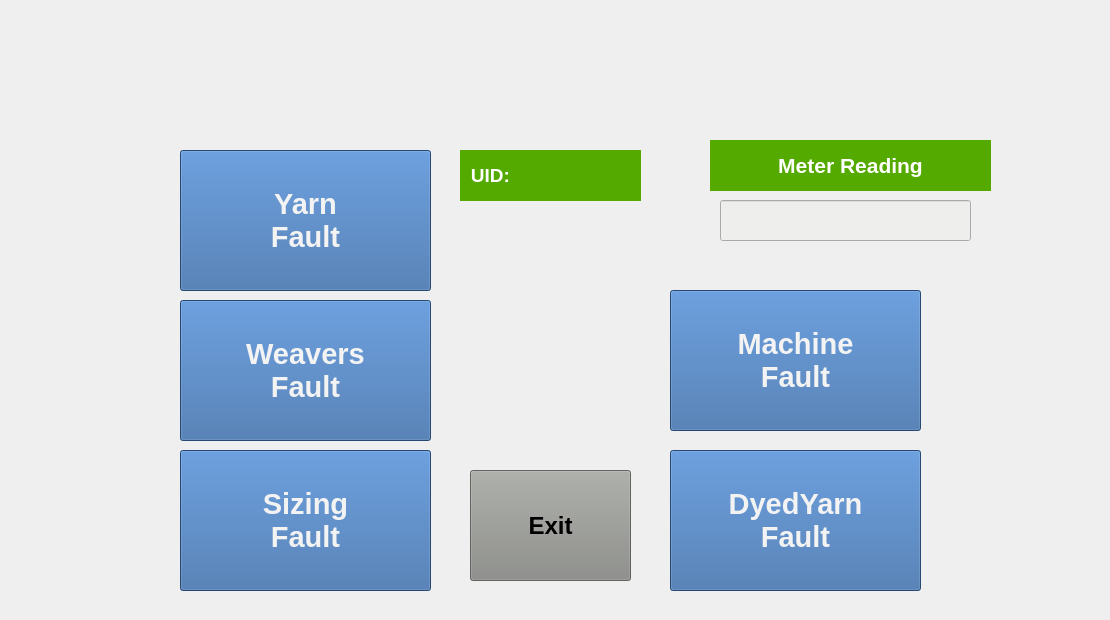
  <widget class="QWidget" name="FaultSelection">
   <widget class="QLabel" name="Faultlabel">
    <property name="geometry">
     <rect>
      <x>0</x>
      <y>0</y>
      <width>1101</width>
      <height>611</height>
     </rect>
    </property>
    <property name="styleSheet">
     <string notr="true">border-image: url(:/newPrefix/Capture 6.JPG);</string>
    </property>
    <property name="text">
     <string>&lt;html&gt;&lt;head/&gt;&lt;body&gt;&lt;p&gt;&lt;br/&gt;&lt;/p&gt;&lt;p&gt;&lt;br/&gt;&lt;/p&gt;&lt;/body&gt;&lt;/html&gt;</string>
    </property>
   </widget>
   <widget class="QPushButton" name="DyedButton">
    <property name="geometry">
     <rect>
      <x>670</x>
      <y>450</y>
      <width>251</width>
      <height>141</height>
     </rect>
    </property>
    <property name="minimumSize">
     <size>
      <width>0</width>
      <height>0</height>
     </size>
    </property>
    <property name="sizeIncrement">
     <size>
      <width>0</width>
      <height>0</height>
     </size>
    </property>
    <property name="baseSize">
     <size>
      <width>0</width>
      <height>0</height>
     </size>
    </property>
    <property name="font">
     <font>
      <family>Arial</family>
      <pointsize>22</pointsize>
      <weight>75</weight>
      <bold>true</bold>
     </font>
    </property>
    <property name="styleSheet">
     <string notr="true">background-color: rgb(52, 101, 164);
color: rgb(243, 243, 243);</string>
    </property>
    <property name="text">
     <string>DyedYarn
Fault</string>
    </property>
    <property name="iconSize">
     <size>
      <width>30</width>
      <height>30</height>
     </size>
    </property>
   </widget>
   <widget class="QLabel" name="Meter">
    <property name="geometry">
     <rect>
      <x>710</x>
      <y>140</y>
      <width>281</width>
      <height>51</height>
     </rect>
    </property>
    <property name="styleSheet">
     <string notr="true">background-color: rgb(85, 170, 0);
</string>
    </property>
    <property name="text">
     <string>&lt;html&gt;&lt;head/&gt;&lt;body&gt;&lt;p align=&quot;center&quot;&gt;&lt;span style=&quot; font-family:'Arial'; font-size:16pt; font-weight:600; color:#ffffff;&quot;&gt;Meter Reading&lt;/span&gt;&lt;/p&gt;&lt;/body&gt;&lt;/html&gt;</string>
    </property>
   </widget>
   <widget class="QPushButton" name="YarnButton">
    <property name="geometry">
     <rect>
      <x>180</x>
      <y>150</y>
      <width>251</width>
      <height>141</height>
     </rect>
    </property>
    <property name="minimumSize">
     <size>
      <width>0</width>
      <height>0</height>
     </size>
    </property>
    <property name="sizeIncrement">
     <size>
      <width>0</width>
      <height>0</height>
     </size>
    </property>
    <property name="baseSize">
     <size>
      <width>0</width>
      <height>0</height>
     </size>
    </property>
    <property name="palette">
     <palette>
      <active>
       <colorrole role="WindowText">
        <brush brushstyle="SolidPattern">
         <color alpha="255">
          <red>243</red>
          <green>243</green>
          <blue>243</blue>
         </color>
        </brush>
       </colorrole>
       <colorrole role="Button">
        <brush brushstyle="SolidPattern">
         <color alpha="255">
          <red>52</red>
          <green>101</green>
          <blue>164</blue>
         </color>
        </brush>
       </colorrole>
       <colorrole role="Text">
        <brush brushstyle="SolidPattern">
         <color alpha="255">
          <red>243</red>
          <green>243</green>
          <blue>243</blue>
         </color>
        </brush>
       </colorrole>
       <colorrole role="ButtonText">
        <brush brushstyle="SolidPattern">
         <color alpha="255">
          <red>243</red>
          <green>243</green>
          <blue>243</blue>
         </color>
        </brush>
       </colorrole>
       <colorrole role="Base">
        <brush brushstyle="SolidPattern">
         <color alpha="255">
          <red>52</red>
          <green>101</green>
          <blue>164</blue>
         </color>
        </brush>
       </colorrole>
       <colorrole role="Window">
        <brush brushstyle="SolidPattern">
         <color alpha="255">
          <red>52</red>
          <green>101</green>
          <blue>164</blue>
         </color>
        </brush>
       </colorrole>
      </active>
      <inactive>
       <colorrole role="WindowText">
        <brush brushstyle="SolidPattern">
         <color alpha="255">
          <red>243</red>
          <green>243</green>
          <blue>243</blue>
         </color>
        </brush>
       </colorrole>
       <colorrole role="Button">
        <brush brushstyle="SolidPattern">
         <color alpha="255">
          <red>52</red>
          <green>101</green>
          <blue>164</blue>
         </color>
        </brush>
       </colorrole>
       <colorrole role="Text">
        <brush brushstyle="SolidPattern">
         <color alpha="255">
          <red>243</red>
          <green>243</green>
          <blue>243</blue>
         </color>
        </brush>
       </colorrole>
       <colorrole role="ButtonText">
        <brush brushstyle="SolidPattern">
         <color alpha="255">
          <red>243</red>
          <green>243</green>
          <blue>243</blue>
         </color>
        </brush>
       </colorrole>
       <colorrole role="Base">
        <brush brushstyle="SolidPattern">
         <color alpha="255">
          <red>52</red>
          <green>101</green>
          <blue>164</blue>
         </color>
        </brush>
       </colorrole>
       <colorrole role="Window">
        <brush brushstyle="SolidPattern">
         <color alpha="255">
          <red>52</red>
          <green>101</green>
          <blue>164</blue>
         </color>
        </brush>
       </colorrole>
      </inactive>
      <disabled>
       <colorrole role="WindowText">
        <brush brushstyle="SolidPattern">
         <color alpha="255">
          <red>243</red>
          <green>243</green>
          <blue>243</blue>
         </color>
        </brush>
       </colorrole>
       <colorrole role="Button">
        <brush brushstyle="SolidPattern">
         <color alpha="255">
          <red>52</red>
          <green>101</green>
          <blue>164</blue>
         </color>
        </brush>
       </colorrole>
       <colorrole role="Text">
        <brush brushstyle="SolidPattern">
         <color alpha="255">
          <red>243</red>
          <green>243</green>
          <blue>243</blue>
         </color>
        </brush>
       </colorrole>
       <colorrole role="ButtonText">
        <brush brushstyle="SolidPattern">
         <color alpha="255">
          <red>243</red>
          <green>243</green>
          <blue>243</blue>
         </color>
        </brush>
       </colorrole>
       <colorrole role="Base">
        <brush brushstyle="SolidPattern">
         <color alpha="255">
          <red>52</red>
          <green>101</green>
          <blue>164</blue>
         </color>
        </brush>
       </colorrole>
       <colorrole role="Window">
        <brush brushstyle="SolidPattern">
         <color alpha="255">
          <red>52</red>
          <green>101</green>
          <blue>164</blue>
         </color>
        </brush>
       </colorrole>
      </disabled>
     </palette>
    </property>
    <property name="font">
     <font>
      <family>Arial</family>
      <pointsize>22</pointsize>
      <weight>75</weight>
      <bold>true</bold>
     </font>
    </property>
    <property name="styleSheet">
     <string notr="true">background-color: rgb(52, 101, 164);
color: rgb(243, 243, 243);</string>
    </property>
    <property name="text">
     <string>Yarn
Fault</string>
    </property>
    <property name="iconSize">
     <size>
      <width>30</width>
      <height>30</height>
     </size>
    </property>
   </widget>
   <widget class="QPushButton" name="ExitButton">
    <property name="geometry">
     <rect>
      <x>470</x>
      <y>470</y>
      <width>161</width>
      <height>111</height>
     </rect>
    </property>
    <property name="font">
     <font>
      <family>Arial</family>
      <pointsize>18</pointsize>
      <weight>75</weight>
      <bold>true</bold>
     </font>
    </property>
    <property name="styleSheet">
     <string notr="true">background-color: rgb(136, 138, 133);</string>
    </property>
    <property name="text">
     <string>Exit</string>
    </property>
   </widget>
   <widget class="QPushButton" name="MachineButton">
    <property name="geometry">
     <rect>
      <x>670</x>
      <y>290</y>
      <width>251</width>
      <height>141</height>
     </rect>
    </property>
    <property name="minimumSize">
     <size>
      <width>0</width>
      <height>0</height>
     </size>
    </property>
    <property name="sizeIncrement">
     <size>
      <width>0</width>
      <height>0</height>
     </size>
    </property>
    <property name="baseSize">
     <size>
      <width>0</width>
      <height>0</height>
     </size>
    </property>
    <property name="palette">
     <palette>
      <active>
       <colorrole role="WindowText">
        <brush brushstyle="SolidPattern">
         <color alpha="255">
          <red>243</red>
          <green>243</green>
          <blue>243</blue>
         </color>
        </brush>
       </colorrole>
       <colorrole role="Button">
        <brush brushstyle="SolidPattern">
         <color alpha="255">
          <red>52</red>
          <green>101</green>
          <blue>164</blue>
         </color>
        </brush>
       </colorrole>
       <colorrole role="Text">
        <brush brushstyle="SolidPattern">
         <color alpha="255">
          <red>243</red>
          <green>243</green>
          <blue>243</blue>
         </color>
        </brush>
       </colorrole>
       <colorrole role="ButtonText">
        <brush brushstyle="SolidPattern">
         <color alpha="255">
          <red>243</red>
          <green>243</green>
          <blue>243</blue>
         </color>
        </brush>
       </colorrole>
       <colorrole role="Base">
        <brush brushstyle="SolidPattern">
         <color alpha="255">
          <red>52</red>
          <green>101</green>
          <blue>164</blue>
         </color>
        </brush>
       </colorrole>
       <colorrole role="Window">
        <brush brushstyle="SolidPattern">
         <color alpha="255">
          <red>52</red>
          <green>101</green>
          <blue>164</blue>
         </color>
        </brush>
       </colorrole>
      </active>
      <inactive>
       <colorrole role="WindowText">
        <brush brushstyle="SolidPattern">
         <color alpha="255">
          <red>243</red>
          <green>243</green>
          <blue>243</blue>
         </color>
        </brush>
       </colorrole>
       <colorrole role="Button">
        <brush brushstyle="SolidPattern">
         <color alpha="255">
          <red>52</red>
          <green>101</green>
          <blue>164</blue>
         </color>
        </brush>
       </colorrole>
       <colorrole role="Text">
        <brush brushstyle="SolidPattern">
         <color alpha="255">
          <red>243</red>
          <green>243</green>
          <blue>243</blue>
         </color>
        </brush>
       </colorrole>
       <colorrole role="ButtonText">
        <brush brushstyle="SolidPattern">
         <color alpha="255">
          <red>243</red>
          <green>243</green>
          <blue>243</blue>
         </color>
        </brush>
       </colorrole>
       <colorrole role="Base">
        <brush brushstyle="SolidPattern">
         <color alpha="255">
          <red>52</red>
          <green>101</green>
          <blue>164</blue>
         </color>
        </brush>
       </colorrole>
       <colorrole role="Window">
        <brush brushstyle="SolidPattern">
         <color alpha="255">
          <red>52</red>
          <green>101</green>
          <blue>164</blue>
         </color>
        </brush>
       </colorrole>
      </inactive>
      <disabled>
       <colorrole role="WindowText">
        <brush brushstyle="SolidPattern">
         <color alpha="255">
          <red>243</red>
          <green>243</green>
          <blue>243</blue>
         </color>
        </brush>
       </colorrole>
       <colorrole role="Button">
        <brush brushstyle="SolidPattern">
         <color alpha="255">
          <red>52</red>
          <green>101</green>
          <blue>164</blue>
         </color>
        </brush>
       </colorrole>
       <colorrole role="Text">
        <brush brushstyle="SolidPattern">
         <color alpha="255">
          <red>243</red>
          <green>243</green>
          <blue>243</blue>
         </color>
        </brush>
       </colorrole>
       <colorrole role="ButtonText">
        <brush brushstyle="SolidPattern">
         <color alpha="255">
          <red>243</red>
          <green>243</green>
          <blue>243</blue>
         </color>
        </brush>
       </colorrole>
       <colorrole role="Base">
        <brush brushstyle="SolidPattern">
         <color alpha="255">
          <red>52</red>
          <green>101</green>
          <blue>164</blue>
         </color>
        </brush>
       </colorrole>
       <colorrole role="Window">
        <brush brushstyle="SolidPattern">
         <color alpha="255">
          <red>52</red>
          <green>101</green>
          <blue>164</blue>
         </color>
        </brush>
       </colorrole>
      </disabled>
     </palette>
    </property>
    <property name="font">
     <font>
      <family>Arial</family>
      <pointsize>22</pointsize>
      <weight>75</weight>
      <bold>true</bold>
     </font>
    </property>
    <property name="styleSheet">
     <string notr="true">background-color: rgb(52, 101, 164);
color: rgb(243, 243, 243);</string>
    </property>
    <property name="text">
     <string>Machine
Fault</string>
    </property>
    <property name="iconSize">
     <size>
      <width>30</width>
      <height>30</height>
     </size>
    </property>
   </widget>
   <widget class="QPushButton" name="WeaversButton">
    <property name="geometry">
     <rect>
      <x>180</x>
      <y>300</y>
      <width>251</width>
      <height>141</height>
     </rect>
    </property>
    <property name="minimumSize">
     <size>
      <width>0</width>
      <height>0</height>
     </size>
    </property>
    <property name="sizeIncrement">
     <size>
      <width>0</width>
      <height>0</height>
     </size>
    </property>
    <property name="baseSize">
     <size>
      <width>0</width>
      <height>0</height>
     </size>
    </property>
    <property name="palette">
     <palette>
      <active>
       <colorrole role="WindowText">
        <brush brushstyle="SolidPattern">
         <color alpha="255">
          <red>243</red>
          <green>243</green>
          <blue>243</blue>
         </color>
        </brush>
       </colorrole>
       <colorrole role="Button">
        <brush brushstyle="SolidPattern">
         <color alpha="255">
          <red>52</red>
          <green>101</green>
          <blue>164</blue>
         </color>
        </brush>
       </colorrole>
       <colorrole role="Text">
        <brush brushstyle="SolidPattern">
         <color alpha="255">
          <red>243</red>
          <green>243</green>
          <blue>243</blue>
         </color>
        </brush>
       </colorrole>
       <colorrole role="ButtonText">
        <brush brushstyle="SolidPattern">
         <color alpha="255">
          <red>243</red>
          <green>243</green>
          <blue>243</blue>
         </color>
        </brush>
       </colorrole>
       <colorrole role="Base">
        <brush brushstyle="SolidPattern">
         <color alpha="255">
          <red>52</red>
          <green>101</green>
          <blue>164</blue>
         </color>
        </brush>
       </colorrole>
       <colorrole role="Window">
        <brush brushstyle="SolidPattern">
         <color alpha="255">
          <red>52</red>
          <green>101</green>
          <blue>164</blue>
         </color>
        </brush>
       </colorrole>
      </active>
      <inactive>
       <colorrole role="WindowText">
        <brush brushstyle="SolidPattern">
         <color alpha="255">
          <red>243</red>
          <green>243</green>
          <blue>243</blue>
         </color>
        </brush>
       </colorrole>
       <colorrole role="Button">
        <brush brushstyle="SolidPattern">
         <color alpha="255">
          <red>52</red>
          <green>101</green>
          <blue>164</blue>
         </color>
        </brush>
       </colorrole>
       <colorrole role="Text">
        <brush brushstyle="SolidPattern">
         <color alpha="255">
          <red>243</red>
          <green>243</green>
          <blue>243</blue>
         </color>
        </brush>
       </colorrole>
       <colorrole role="ButtonText">
        <brush brushstyle="SolidPattern">
         <color alpha="255">
          <red>243</red>
          <green>243</green>
          <blue>243</blue>
         </color>
        </brush>
       </colorrole>
       <colorrole role="Base">
        <brush brushstyle="SolidPattern">
         <color alpha="255">
          <red>52</red>
          <green>101</green>
          <blue>164</blue>
         </color>
        </brush>
       </colorrole>
       <colorrole role="Window">
        <brush brushstyle="SolidPattern">
         <color alpha="255">
          <red>52</red>
          <green>101</green>
          <blue>164</blue>
         </color>
        </brush>
       </colorrole>
      </inactive>
      <disabled>
       <colorrole role="WindowText">
        <brush brushstyle="SolidPattern">
         <color alpha="255">
          <red>243</red>
          <green>243</green>
          <blue>243</blue>
         </color>
        </brush>
       </colorrole>
       <colorrole role="Button">
        <brush brushstyle="SolidPattern">
         <color alpha="255">
          <red>52</red>
          <green>101</green>
          <blue>164</blue>
         </color>
        </brush>
       </colorrole>
       <colorrole role="Text">
        <brush brushstyle="SolidPattern">
         <color alpha="255">
          <red>243</red>
          <green>243</green>
          <blue>243</blue>
         </color>
        </brush>
       </colorrole>
       <colorrole role="ButtonText">
        <brush brushstyle="SolidPattern">
         <color alpha="255">
          <red>243</red>
          <green>243</green>
          <blue>243</blue>
         </color>
        </brush>
       </colorrole>
       <colorrole role="Base">
        <brush brushstyle="SolidPattern">
         <color alpha="255">
          <red>52</red>
          <green>101</green>
          <blue>164</blue>
         </color>
        </brush>
       </colorrole>
       <colorrole role="Window">
        <brush brushstyle="SolidPattern">
         <color alpha="255">
          <red>52</red>
          <green>101</green>
          <blue>164</blue>
         </color>
        </brush>
       </colorrole>
      </disabled>
     </palette>
    </property>
    <property name="font">
     <font>
      <family>Arial</family>
      <pointsize>22</pointsize>
      <weight>75</weight>
      <bold>true</bold>
     </font>
    </property>
    <property name="styleSheet">
     <string notr="true">background-color: rgb(52, 101, 164);
color: rgb(243, 243, 243);</string>
    </property>
    <property name="text">
     <string>Weavers
Fault</string>
    </property>
    <property name="iconSize">
     <size>
      <width>30</width>
      <height>30</height>
     </size>
    </property>
   </widget>
   <widget class="QLineEdit" name="MeterEdit">
    <property name="geometry">
     <rect>
      <x>720</x>
      <y>200</y>
      <width>251</width>
      <height>41</height>
     </rect>
    </property>
    <property name="styleSheet">
     <string notr="true">background-color: rgb(238, 238, 236);</string>
    </property>
   </widget>
   <widget class="QPushButton" name="SizeButton">
    <property name="geometry">
     <rect>
      <x>180</x>
      <y>450</y>
      <width>251</width>
      <height>141</height>
     </rect>
    </property>
    <property name="minimumSize">
     <size>
      <width>0</width>
      <height>0</height>
     </size>
    </property>
    <property name="sizeIncrement">
     <size>
      <width>0</width>
      <height>0</height>
     </size>
    </property>
    <property name="baseSize">
     <size>
      <width>0</width>
      <height>0</height>
     </size>
    </property>
    <property name="palette">
     <palette>
      <active>
       <colorrole role="WindowText">
        <brush brushstyle="SolidPattern">
         <color alpha="255">
          <red>243</red>
          <green>243</green>
          <blue>243</blue>
         </color>
        </brush>
       </colorrole>
       <colorrole role="Button">
        <brush brushstyle="SolidPattern">
         <color alpha="255">
          <red>52</red>
          <green>101</green>
          <blue>164</blue>
         </color>
        </brush>
       </colorrole>
       <colorrole role="Text">
        <brush brushstyle="SolidPattern">
         <color alpha="255">
          <red>243</red>
          <green>243</green>
          <blue>243</blue>
         </color>
        </brush>
       </colorrole>
       <colorrole role="ButtonText">
        <brush brushstyle="SolidPattern">
         <color alpha="255">
          <red>243</red>
          <green>243</green>
          <blue>243</blue>
         </color>
        </brush>
       </colorrole>
       <colorrole role="Base">
        <brush brushstyle="SolidPattern">
         <color alpha="255">
          <red>52</red>
          <green>101</green>
          <blue>164</blue>
         </color>
        </brush>
       </colorrole>
       <colorrole role="Window">
        <brush brushstyle="SolidPattern">
         <color alpha="255">
          <red>52</red>
          <green>101</green>
          <blue>164</blue>
         </color>
        </brush>
       </colorrole>
      </active>
      <inactive>
       <colorrole role="WindowText">
        <brush brushstyle="SolidPattern">
         <color alpha="255">
          <red>243</red>
          <green>243</green>
          <blue>243</blue>
         </color>
        </brush>
       </colorrole>
       <colorrole role="Button">
        <brush brushstyle="SolidPattern">
         <color alpha="255">
          <red>52</red>
          <green>101</green>
          <blue>164</blue>
         </color>
        </brush>
       </colorrole>
       <colorrole role="Text">
        <brush brushstyle="SolidPattern">
         <color alpha="255">
          <red>243</red>
          <green>243</green>
          <blue>243</blue>
         </color>
        </brush>
       </colorrole>
       <colorrole role="ButtonText">
        <brush brushstyle="SolidPattern">
         <color alpha="255">
          <red>243</red>
          <green>243</green>
          <blue>243</blue>
         </color>
        </brush>
       </colorrole>
       <colorrole role="Base">
        <brush brushstyle="SolidPattern">
         <color alpha="255">
          <red>52</red>
          <green>101</green>
          <blue>164</blue>
         </color>
        </brush>
       </colorrole>
       <colorrole role="Window">
        <brush brushstyle="SolidPattern">
         <color alpha="255">
          <red>52</red>
          <green>101</green>
          <blue>164</blue>
         </color>
        </brush>
       </colorrole>
      </inactive>
      <disabled>
       <colorrole role="WindowText">
        <brush brushstyle="SolidPattern">
         <color alpha="255">
          <red>243</red>
          <green>243</green>
          <blue>243</blue>
         </color>
        </brush>
       </colorrole>
       <colorrole role="Button">
        <brush brushstyle="SolidPattern">
         <color alpha="255">
          <red>52</red>
          <green>101</green>
          <blue>164</blue>
         </color>
        </brush>
       </colorrole>
       <colorrole role="Text">
        <brush brushstyle="SolidPattern">
         <color alpha="255">
          <red>243</red>
          <green>243</green>
          <blue>243</blue>
         </color>
        </brush>
       </colorrole>
       <colorrole role="ButtonText">
        <brush brushstyle="SolidPattern">
         <color alpha="255">
          <red>243</red>
          <green>243</green>
          <blue>243</blue>
         </color>
        </brush>
       </colorrole>
       <colorrole role="Base">
        <brush brushstyle="SolidPattern">
         <color alpha="255">
          <red>52</red>
          <green>101</green>
          <blue>164</blue>
         </color>
        </brush>
       </colorrole>
       <colorrole role="Window">
        <brush brushstyle="SolidPattern">
         <color alpha="255">
          <red>52</red>
          <green>101</green>
          <blue>164</blue>
         </color>
        </brush>
       </colorrole>
      </disabled>
     </palette>
    </property>
    <property name="font">
     <font>
      <family>Arial</family>
      <pointsize>22</pointsize>
      <weight>75</weight>
      <bold>true</bold>
     </font>
    </property>
    <property name="styleSheet">
     <string notr="true">background-color: rgb(52, 101, 164);
color: rgb(243, 243, 243);</string>
    </property>
    <property name="text">
     <string>Sizing
Fault</string>
    </property>
    <property name="iconSize">
     <size>
      <width>30</width>
      <height>30</height>
     </size>
    </property>
   </widget>
   <widget class="QLabel" name="UIDlabeltext">
    <property name="geometry">
     <rect>
      <x>460</x>
      <y>150</y>
      <width>61</width>
      <height>51</height>
     </rect>
    </property>
    <property name="styleSheet">
     <string notr="true">background-color: rgb(85, 170, 0);</string>
    </property>
    <property name="text">
     <string>&lt;html&gt;&lt;head/&gt;&lt;body&gt;&lt;p align=&quot;center&quot;&gt;&lt;span style=&quot; font-size:14pt; font-weight:600; color:#ffffff;&quot;&gt;UID:&lt;/span&gt;&lt;/p&gt;&lt;/body&gt;&lt;/html&gt;</string>
    </property>
   </widget>
   <widget class="QLabel" name="UIDlabel">
    <property name="geometry">
     <rect>
      <x>520</x>
      <y>150</y>
      <width>121</width>
      <height>51</height>
     </rect>
    </property>
    <property name="styleSheet">
     <string notr="true">background-color: rgb(85, 170, 0);</string>
    </property>
    <property name="text">
     <string>&lt;html&gt;&lt;head/&gt;&lt;body&gt;&lt;p align=&quot;center&quot;&gt;&lt;br/&gt;&lt;/p&gt;&lt;/body&gt;&lt;/html&gt;</string>
    </property>
   </widget>
  </widget>
